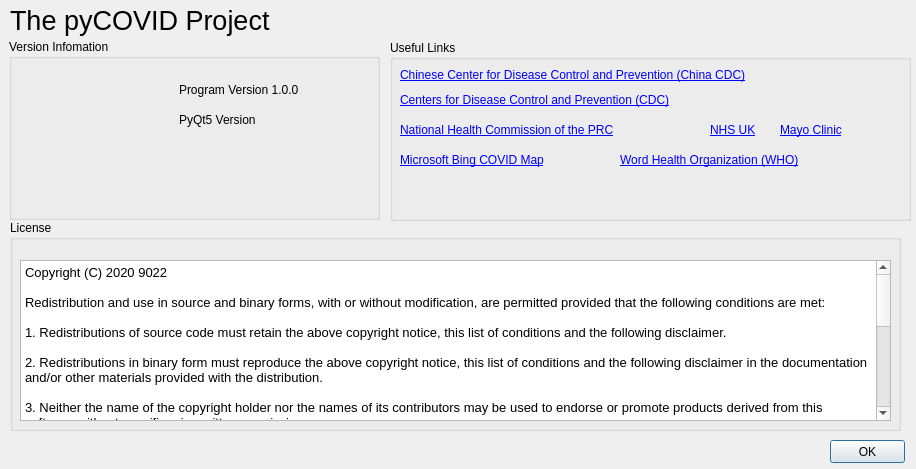
<?xml version="1.0" encoding="UTF-8"?>
<ui version="4.0">
 <class>AboutDialogue</class>
 <widget class="QDialog" name="AboutDialogue">
  <property name="geometry">
   <rect>
    <x>0</x>
    <y>0</y>
    <width>916</width>
    <height>469</height>
   </rect>
  </property>
  <property name="windowTitle">
   <string>About</string>
  </property>
  <property name="windowIcon">
   <iconset>
    <normaloff>COVID-19.jpg</normaloff>COVID-19.jpg</iconset>
  </property>
  <widget class="QPushButton" name="pushButton">
   <property name="geometry">
    <rect>
     <x>830</x>
     <y>440</y>
     <width>75</width>
     <height>23</height>
    </rect>
   </property>
   <property name="text">
    <string>OK</string>
   </property>
   <property name="default">
    <bool>true</bool>
   </property>
  </widget>
  <widget class="QLabel" name="label">
   <property name="geometry">
    <rect>
     <x>10</x>
     <y>0</y>
     <width>271</width>
     <height>41</height>
    </rect>
   </property>
   <property name="text">
    <string>&lt;html&gt;&lt;head/&gt;&lt;body&gt;&lt;p&gt;&lt;span style=&quot; font-size:20pt;&quot;&gt;The pyCOVID Project&lt;/span&gt;&lt;/p&gt;&lt;/body&gt;&lt;/html&gt;</string>
   </property>
  </widget>
  <widget class="QGroupBox" name="groupBox">
   <property name="geometry">
    <rect>
     <x>10</x>
     <y>220</y>
     <width>891</width>
     <height>211</height>
    </rect>
   </property>
   <property name="title">
    <string>License</string>
   </property>
   <widget class="QTextBrowser" name="textBrowser">
    <property name="geometry">
     <rect>
      <x>10</x>
      <y>40</y>
      <width>871</width>
      <height>161</height>
     </rect>
    </property>
    <property name="markdown">
     <string>Copyright (C) 2020 9022

Redistribution and use in source and binary forms,
with or without modification, are permitted provided that the following
conditions are met:

1. Redistributions of source code must retain the above
copyright notice, this list of conditions and the following disclaimer.

2.
Redistributions in binary form must reproduce the above copyright notice, this
list of conditions and the following disclaimer in the documentation and/or
other materials provided with the distribution.

3. Neither the name of the
copyright holder nor the names of its contributors may be used to endorse or
promote products derived from this software without specific prior written
permission.

**THIS SOFTWARE IS PROVIDED BY THE COPYRIGHT HOLDERS AND
CONTRIBUTORS &quot;AS IS&quot; AND ANY EXPRESS OR IMPLIED WARRANTIES, INCLUDING, BUT NOT
LIMITED TO, THE IMPLIED WARRANTIES OF MERCHANTABILITY AND FITNESS FOR A
PARTICULAR PURPOSE ARE DISCLAIMED. IN NO EVENT SHALL THE COPYRIGHT HOLDER OR
CONTRIBUTORS BE LIABLE FOR ANY DIRECT, INDIRECT, INCIDENTAL, SPECIAL,
EXEMPLARY, OR CONSEQUENTIAL DAMAGES (INCLUDING, BUT NOT LIMITED TO, PROCUREMENT
OF SUBSTITUTE GOODS OR SERVICES; LOSS OF USE, DATA, OR PROFITS; OR BUSINESS
INTERRUPTION) HOWEVER CAUSED AND ON ANY THEORY OF LIABILITY, WHETHER IN
CONTRACT, STRICT LIABILITY, OR TORT (INCLUDING NEGLIGENCE OR OTHERWISE) ARISING
IN ANY WAY OUT OF THE USE OF THIS SOFTWARE, EVEN IF ADVISED OF THE POSSIBILITY
OF SUCH DAMAGE.**


The icons and pictures are downloaded from 
[https://molecular.diasorin.com/us/kit/simplexa-covid-19-direct-kit/.](https://molecular.diasorin.com/us/kit/simplexa-covid-19-direct-kit/)

</string>
    </property>
    <property name="html">
     <string>&lt;!DOCTYPE HTML PUBLIC &quot;-//W3C//DTD HTML 4.0//EN&quot; &quot;http://www.w3.org/TR/REC-html40/strict.dtd&quot;&gt;
&lt;html&gt;&lt;head&gt;&lt;meta name=&quot;qrichtext&quot; content=&quot;1&quot; /&gt;&lt;style type=&quot;text/css&quot;&gt;
p, li { white-space: pre-wrap; }
&lt;/style&gt;&lt;/head&gt;&lt;body style=&quot; font-family:'SimSun'; font-size:9pt; font-weight:400; font-style:normal;&quot;&gt;
&lt;p style=&quot; margin-top:12px; margin-bottom:12px; margin-left:0px; margin-right:0px; -qt-block-indent:0; text-indent:0px; background-color:#ffffff;&quot;&gt;&lt;span style=&quot; font-family:'JetBrains Mono','monospace'; font-size:9.8pt; color:#000000; background-color:#ffffff;&quot;&gt;Copyright (C) 2020 9022&lt;/span&gt;&lt;span style=&quot; font-family:'JetBrains Mono','monospace'; font-size:9.8pt; color:#000000;&quot;&gt;&lt;br /&gt;&lt;br /&gt;Redistribution and use in source and binary forms, with or without modification, are permitted provided that the following conditions are met:&lt;br /&gt;&lt;br /&gt;1. Redistributions of source code must retain the above copyright notice, this list of conditions and the following disclaimer.&lt;br /&gt;&lt;br /&gt;2. Redistributions in binary form must reproduce the above copyright notice, this list of conditions and the following disclaimer in the documentation and/or other materials provided with the distribution.&lt;br /&gt;&lt;br /&gt;3. Neither the name of the copyright holder nor the names of its contributors may be used to endorse or promote products derived from this software without specific prior written permission.&lt;br /&gt;&lt;br /&gt;&lt;/span&gt;&lt;span style=&quot; font-family:'JetBrains Mono','monospace'; font-size:9.8pt; font-weight:600; color:#000000;&quot;&gt;THIS SOFTWARE IS PROVIDED BY THE COPYRIGHT HOLDERS AND CONTRIBUTORS &amp;quot;AS IS&amp;quot; AND ANY EXPRESS OR IMPLIED WARRANTIES, INCLUDING, BUT NOT LIMITED TO, THE IMPLIED WARRANTIES OF MERCHANTABILITY AND FITNESS FOR A PARTICULAR PURPOSE ARE DISCLAIMED. IN NO EVENT SHALL THE COPYRIGHT HOLDER OR CONTRIBUTORS BE LIABLE FOR ANY DIRECT, INDIRECT, INCIDENTAL, SPECIAL, EXEMPLARY, OR CONSEQUENTIAL DAMAGES (INCLUDING, BUT NOT LIMITED TO, PROCUREMENT OF SUBSTITUTE GOODS OR SERVICES; LOSS OF USE, DATA, OR PROFITS; OR BUSINESS INTERRUPTION) HOWEVER CAUSED AND ON ANY THEORY OF LIABILITY, WHETHER IN CONTRACT, STRICT LIABILITY, OR TORT (INCLUDING NEGLIGENCE OR OTHERWISE) ARISING IN ANY WAY OUT OF THE USE OF THIS SOFTWARE, EVEN IF ADVISED OF THE POSSIBILITY OF SUCH DAMAGE.&lt;/span&gt;&lt;span style=&quot; font-family:'JetBrains Mono','monospace'; font-size:9.8pt; color:#000000;&quot;&gt;&lt;br /&gt;&lt;/span&gt;&lt;/p&gt;
&lt;p style=&quot; margin-top:12px; margin-bottom:12px; margin-left:0px; margin-right:0px; -qt-block-indent:0; text-indent:0px; background-color:#ffffff;&quot;&gt;&lt;span style=&quot; font-family:'JetBrains Mono','monospace'; font-size:9.8pt; color:#000000;&quot;&gt;The icons and pictures are downloaded from &lt;/span&gt;&lt;a href=&quot;https://molecular.diasorin.com/us/kit/simplexa-covid-19-direct-kit/&quot;&gt;&lt;span style=&quot; text-decoration: underline; color:#0000ff;&quot;&gt;https://molecular.diasorin.com/us/kit/simplexa-covid-19-direct-kit/.&lt;/span&gt;&lt;/a&gt;&lt;/p&gt;
&lt;p style=&quot;-qt-paragraph-type:empty; margin-top:12px; margin-bottom:12px; margin-left:0px; margin-right:0px; -qt-block-indent:0; text-indent:0px; text-decoration: underline; color:#0000ff; background-color:#ffffff;&quot;&gt;&lt;br /&gt;&lt;/p&gt;
&lt;p style=&quot;-qt-paragraph-type:empty; margin-top:12px; margin-bottom:12px; margin-left:0px; margin-right:0px; -qt-block-indent:0; text-indent:0px; font-family:'JetBrains Mono','monospace'; font-size:9.8pt; color:#000000; background-color:#ffffff;&quot;&gt;&lt;br /&gt;&lt;/p&gt;&lt;/body&gt;&lt;/html&gt;</string>
    </property>
   </widget>
  </widget>
  <widget class="QGroupBox" name="groupBox_2">
   <property name="geometry">
    <rect>
     <x>9</x>
     <y>39</y>
     <width>371</width>
     <height>181</height>
    </rect>
   </property>
   <property name="title">
    <string>Version Infomation</string>
   </property>
   <widget class="QLabel" name="label_9">
    <property name="geometry">
     <rect>
      <x>10</x>
      <y>30</y>
      <width>151</width>
      <height>141</height>
     </rect>
    </property>
    <property name="text">
     <string/>
    </property>
    <property name="pixmap">
     <pixmap>COVID-19.jpg</pixmap>
    </property>
    <property name="scaledContents">
     <bool>true</bool>
    </property>
   </widget>
   <widget class="QLabel" name="label_2">
    <property name="geometry">
     <rect>
      <x>170</x>
      <y>40</y>
      <width>191</width>
      <height>21</height>
     </rect>
    </property>
    <property name="text">
     <string>Program Version 1.0.0</string>
    </property>
   </widget>
   <widget class="QLabel" name="pyQtVer">
    <property name="geometry">
     <rect>
      <x>170</x>
      <y>70</y>
      <width>191</width>
      <height>21</height>
     </rect>
    </property>
    <property name="text">
     <string>PyQt5 Version </string>
    </property>
   </widget>
  </widget>
  <widget class="QGroupBox" name="groupBox_3">
   <property name="geometry">
    <rect>
     <x>390</x>
     <y>40</y>
     <width>521</width>
     <height>181</height>
    </rect>
   </property>
   <property name="title">
    <string>Useful Links</string>
   </property>
   <widget class="QLabel" name="label_3">
    <property name="geometry">
     <rect>
      <x>10</x>
      <y>20</y>
      <width>491</width>
      <height>31</height>
     </rect>
    </property>
    <property name="text">
     <string>&lt;html&gt;&lt;head/&gt;&lt;body&gt;&lt;p&gt;&lt;a href=&quot;http://www.chinacdc.cn/jkzt/crb/zl/szkb_11803/&quot;&gt;&lt;span style=&quot; text-decoration: underline; color:#0000ff;&quot;&gt;Chinese Center for Disease Control and Prevention (China CDC)&lt;/span&gt;&lt;/a&gt;&lt;/p&gt;&lt;/body&gt;&lt;/html&gt;</string>
    </property>
    <property name="openExternalLinks">
     <bool>true</bool>
    </property>
   </widget>
   <widget class="QLabel" name="label_4">
    <property name="geometry">
     <rect>
      <x>10</x>
      <y>80</y>
      <width>381</width>
      <height>21</height>
     </rect>
    </property>
    <property name="text">
     <string>&lt;html&gt;&lt;head/&gt;&lt;body&gt;&lt;p&gt;&lt;a href=&quot;http://www.nhc.gov.cn/xcs/xxgzbd/gzbd_index.shtml&quot;&gt;&lt;span style=&quot; text-decoration: underline; color:#0000ff;&quot;&gt;National Health Commission of the PRC&lt;/span&gt;&lt;/a&gt;&lt;/p&gt;&lt;/body&gt;&lt;/html&gt;</string>
    </property>
    <property name="openExternalLinks">
     <bool>true</bool>
    </property>
   </widget>
   <widget class="QLabel" name="label_5">
    <property name="geometry">
     <rect>
      <x>10</x>
      <y>50</y>
      <width>371</width>
      <height>21</height>
     </rect>
    </property>
    <property name="text">
     <string>&lt;html&gt;&lt;head/&gt;&lt;body&gt;&lt;p&gt;&lt;a href=&quot;https://www.cdc.gov/coronavirus/2019-ncov/&quot;&gt;&lt;span style=&quot; text-decoration: underline; color:#0000ff;&quot;&gt;Centers for Disease Control and Prevention (CDC)&lt;/span&gt;&lt;/a&gt;&lt;/p&gt;&lt;/body&gt;&lt;/html&gt;</string>
    </property>
    <property name="openExternalLinks">
     <bool>true</bool>
    </property>
   </widget>
   <widget class="QLabel" name="label_6">
    <property name="geometry">
     <rect>
      <x>230</x>
      <y>110</y>
      <width>261</width>
      <height>21</height>
     </rect>
    </property>
    <property name="text">
     <string>&lt;html&gt;&lt;head/&gt;&lt;body&gt;&lt;p&gt;&lt;a href=&quot;https://www.who.int/emergencies/diseases/novel-coronavirus-2019&quot;&gt;&lt;span style=&quot; text-decoration: underline; color:#0000ff;&quot;&gt;Word Health Organization (WHO)&lt;/span&gt;&lt;/a&gt;&lt;/p&gt;&lt;/body&gt;&lt;/html&gt;</string>
    </property>
    <property name="openExternalLinks">
     <bool>true</bool>
    </property>
   </widget>
   <widget class="QLabel" name="label_7">
    <property name="geometry">
     <rect>
      <x>10</x>
      <y>110</y>
      <width>201</width>
      <height>21</height>
     </rect>
    </property>
    <property name="text">
     <string>&lt;html&gt;&lt;head/&gt;&lt;body&gt;&lt;p&gt;&lt;a href=&quot;https://bing.com/covid&quot;&gt;&lt;span style=&quot; text-decoration: underline; color:#0000ff;&quot;&gt;Microsoft Bing COVID Map&lt;/span&gt;&lt;/a&gt;&lt;/p&gt;&lt;/body&gt;&lt;/html&gt;</string>
    </property>
    <property name="openExternalLinks">
     <bool>true</bool>
    </property>
   </widget>
   <widget class="QLabel" name="label_8">
    <property name="geometry">
     <rect>
      <x>320</x>
      <y>80</y>
      <width>71</width>
      <height>21</height>
     </rect>
    </property>
    <property name="text">
     <string>&lt;html&gt;&lt;head/&gt;&lt;body&gt;&lt;p&gt;&lt;a href=&quot;https://www.nhs.uk/conditions/coronavirus-covid-19/&quot;&gt;&lt;span style=&quot; text-decoration: underline; color:#0000ff;&quot;&gt;NHS UK&lt;/span&gt;&lt;/a&gt;&lt;/p&gt;&lt;/body&gt;&lt;/html&gt;</string>
    </property>
    <property name="openExternalLinks">
     <bool>true</bool>
    </property>
   </widget>
   <widget class="QLabel" name="label_10">
    <property name="geometry">
     <rect>
      <x>390</x>
      <y>80</y>
      <width>91</width>
      <height>21</height>
     </rect>
    </property>
    <property name="text">
     <string>&lt;html&gt;&lt;head/&gt;&lt;body&gt;&lt;p&gt;&lt;a href=&quot;https://www.mayoclinic.org/diseases-conditions/coronavirus/symptoms-causes/syc-20479963&quot;&gt;&lt;span style=&quot; text-decoration: underline; color:#0000ff;&quot;&gt;Mayo Clinic&lt;/span&gt;&lt;/a&gt;&lt;/p&gt;&lt;/body&gt;&lt;/html&gt;</string>
    </property>
    <property name="openExternalLinks">
     <bool>true</bool>
    </property>
   </widget>
  </widget>
 </widget>
 <resources/>
 <connections/>
</ui>
